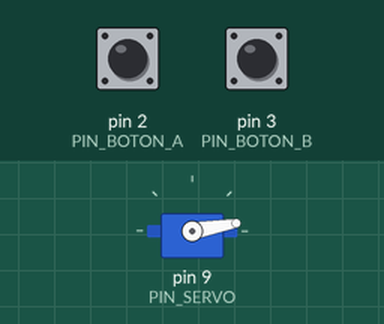
This sketch was run on a simulated Arduino Uno, built with avr-gcc and run on an emulated ATmega328P. Shown: servo. The test bench sets the inputs (shaded band); at power-on: pin 2 (PIN_BOTON_A) HIGH, pin 3 (PIN_BOTON_B) LOW. What the sketch prints to the serial monitor is not drawn.

Above: at 1.2 s.
1.3 s: pin 2 (PIN_BOTON_A) pulled LOW for 0.15 s
At 2.0 s:
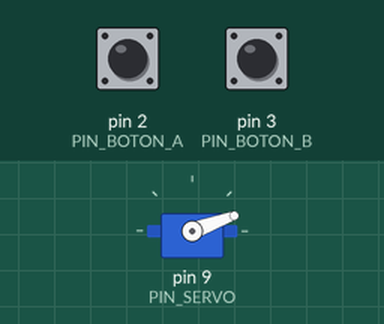
2.9 s: pin 2 (PIN_BOTON_A) pulled LOW for 1 s
At 4.5 s:
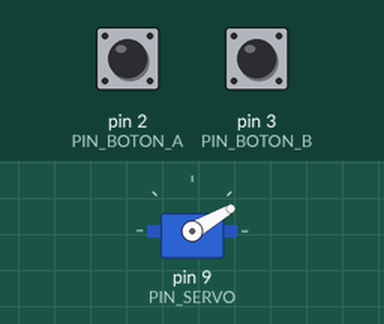
5.4 s: pin 2 (PIN_BOTON_A) pulled LOW for 0.15 s
At 6.4 s:
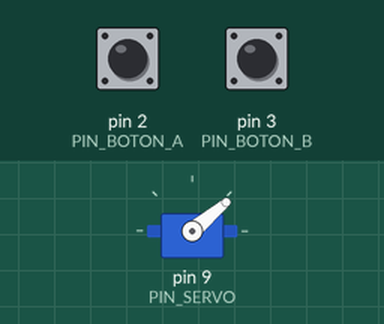
7.0 s: pin 3 (PIN_BOTON_B) pulled HIGH for 0.15 s
At 8.0 s:
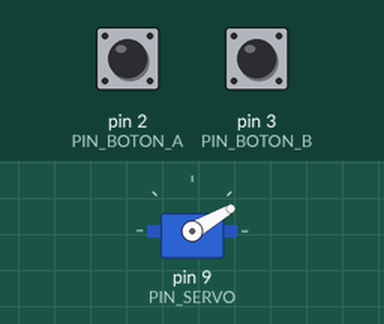
8.6 s: pin 2 (PIN_BOTON_A) pulled LOW for 3.2 s
At 12.9 s:
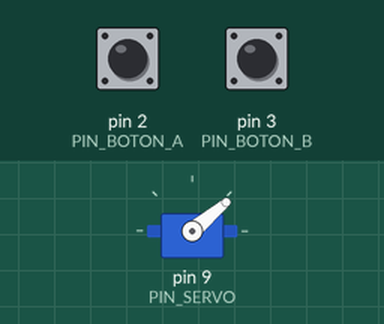
13.3 s: pin 2 (PIN_BOTON_A) pulsed LOW 5 times (0.12 s each, 0.3 s apart)
At 15.2 s:
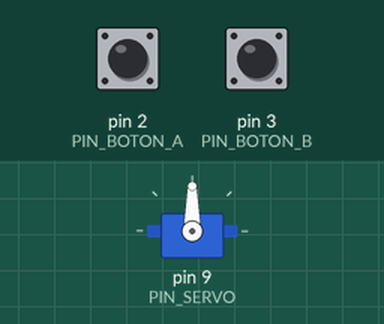
Timing chart, 0 to 16.7 s (numbered marks = the images above; inputs shaded):
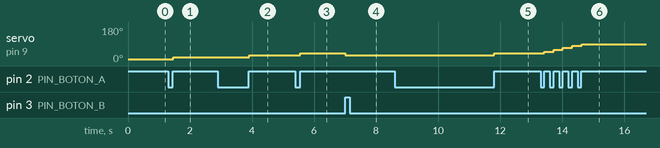

Measured:
- after the input at 1.3 s, servo on pin 9 (PIN_SERVO): 10° → 20° after 0.15 s
- after the input at 2.9 s, servo on pin 9 (PIN_SERVO): 20° → 30° after 1.0 s
- after the input at 5.4 s, servo on pin 9 (PIN_SERVO): 30° → 40° after 0.15 s
- after the input at 7.0 s, servo on pin 9 (PIN_SERVO): 40° → 30° at once
- after the input at 8.6 s, servo on pin 9 (PIN_SERVO): 30° → 40° after 3.2 s
- after the input at 13.3 s, servo on pin 9 (PIN_SERVO): moves from 40° to 90° over 1.2 s, starting after 0.12 s

The sketch:

Ejercicio05-GERMAN.ino
```cpp
#include <Servo.h>

#define PIN_SERVO 9
#define PIN_BOTON_A 2
#define PIN_BOTON_B 3

Servo miservo;

int grados = 10;  //Variable global

void setup() {
  Serial.begin(9600); //
  pinMode(PIN_BOTON_A, INPUT_PULLUP);
  pinMode(PIN_BOTON_B, INPUT);

  miservo.attach(PIN_SERVO);
  miservo.write(grados);
}

void loop() {
  Serial.println(grados);
  detectaFlancoA();
  detectaFlancoB();
}

void detectaFlancoA() {
  static boolean anterior_a = digitalRead(PIN_BOTON_A); //Variable local
  boolean estado_a = digitalRead(PIN_BOTON_A);  //Variable local

  if (anterior_a != estado_a) {
    if (estado_a == HIGH) {  //flanco ascendente pull-up
      if (grados >= 170)
        grados = 10;
      else
        grados += 10;
      miservo.write(grados);
    }
    anterior_a = estado_a;  //
  }
}
void detectaFlancoB() {
  static boolean anterior_a = digitalRead(PIN_BOTON_A); //Variable local
  boolean estado_a = digitalRead(PIN_BOTON_B);  //Variable local

  if (anterior_a != estado_a) {
    if (estado_a == HIGH) {  //flanco ascendente pull-up
      if (grados >= 170)
        grados = 10;
      else
        grados -= 10;
      miservo.write(grados);
    }
    anterior_a = estado_a;  //
  }
}
```
